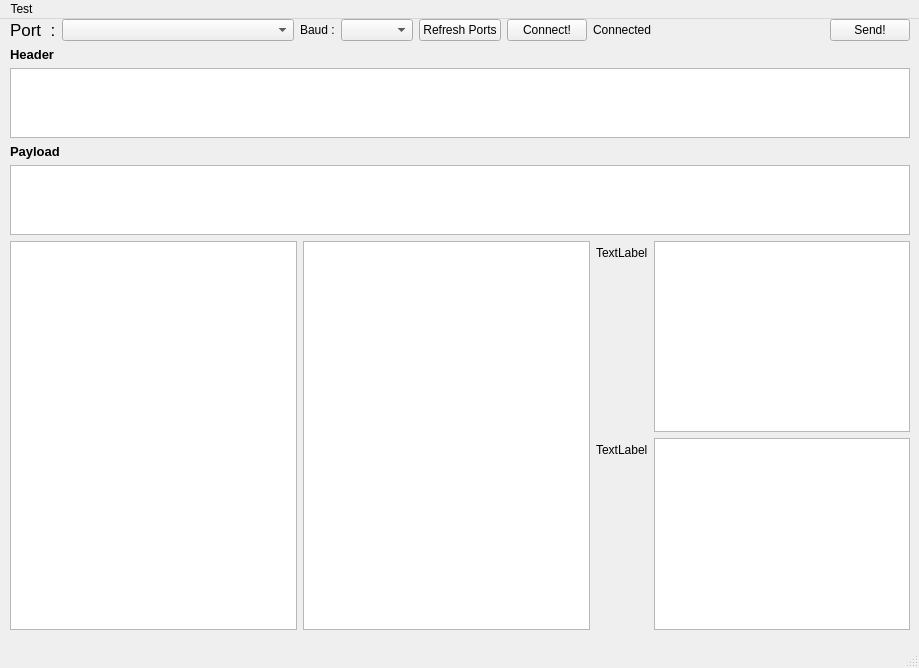
<?xml version="1.0" encoding="UTF-8"?>
<ui version="4.0">
 <class>MainWindow</class>
 <widget class="QMainWindow" name="MainWindow">
  <property name="geometry">
   <rect>
    <x>0</x>
    <y>0</y>
    <width>919</width>
    <height>668</height>
   </rect>
  </property>
  <property name="windowTitle">
   <string>MainWindow</string>
  </property>
  <widget class="QWidget" name="centralwidget">
   <widget class="QWidget" name="layoutWidget">
    <property name="geometry">
     <rect>
      <x>10</x>
      <y>0</y>
      <width>900</width>
      <height>611</height>
     </rect>
    </property>
    <layout class="QVBoxLayout" name="verticalLayout_Main" stretch="10,0,10,0,10,200">
     <item>
      <layout class="QHBoxLayout" name="horizontalLayout_PortConnectSend" stretch="0,20,0,0,0,5,20,5">
       <property name="spacing">
        <number>-1</number>
       </property>
       <property name="sizeConstraint">
        <enum>QLayout::SetDefaultConstraint</enum>
       </property>
       <property name="leftMargin">
        <number>0</number>
       </property>
       <property name="rightMargin">
        <number>0</number>
       </property>
       <item>
        <widget class="QLabel" name="label_PortText">
         <property name="font">
          <font>
           <pointsize>13</pointsize>
           <strikeout>false</strikeout>
           <kerning>true</kerning>
          </font>
         </property>
         <property name="text">
          <string>Port  :</string>
         </property>
        </widget>
       </item>
       <item>
        <widget class="QComboBox" name="comboBox_selectPort"/>
       </item>
       <item>
        <widget class="QLabel" name="label">
         <property name="text">
          <string>Baud :</string>
         </property>
        </widget>
       </item>
       <item>
        <widget class="QComboBox" name="comboBox_selectBaud"/>
       </item>
       <item>
        <widget class="QPushButton" name="pushButton_RefreshPorts">
         <property name="text">
          <string>Refresh Ports</string>
         </property>
        </widget>
       </item>
       <item>
        <widget class="QPushButton" name="pushButton_ConnectToPort">
         <property name="text">
          <string>Connect!</string>
         </property>
        </widget>
       </item>
       <item>
        <widget class="QLabel" name="label_ConnectionStatus">
         <property name="enabled">
          <bool>true</bool>
         </property>
         <property name="text">
          <string>Connected</string>
         </property>
        </widget>
       </item>
       <item>
        <widget class="QPushButton" name="pushButton_SendCommand">
         <property name="text">
          <string>Send!</string>
         </property>
        </widget>
       </item>
      </layout>
     </item>
     <item>
      <widget class="QLabel" name="label_2">
       <property name="font">
        <font>
         <pointsize>10</pointsize>
         <bold>true</bold>
        </font>
       </property>
       <property name="text">
        <string>Header</string>
       </property>
      </widget>
     </item>
     <item>
      <widget class="QTextEdit" name="textEdit_CommandHeader">
       <property name="verticalScrollBarPolicy">
        <enum>Qt::ScrollBarAlwaysOff</enum>
       </property>
      </widget>
     </item>
     <item>
      <widget class="QLabel" name="label_3">
       <property name="font">
        <font>
         <pointsize>10</pointsize>
         <bold>true</bold>
        </font>
       </property>
       <property name="text">
        <string>Payload</string>
       </property>
      </widget>
     </item>
     <item>
      <widget class="QTextEdit" name="textEdit_Payload">
       <property name="verticalScrollBarPolicy">
        <enum>Qt::ScrollBarAlwaysOff</enum>
       </property>
      </widget>
     </item>
     <item>
      <layout class="QHBoxLayout" name="horizontalLayout_CommandMaker">
       <item>
        <widget class="QListView" name="listView_Appname"/>
       </item>
       <item>
        <widget class="QListView" name="listView_CommandName"/>
       </item>
       <item>
        <layout class="QFormLayout" name="formLayout_SetArgs">
         <item row="0" column="0">
          <widget class="QLabel" name="label_9">
           <property name="text">
            <string>TextLabel</string>
           </property>
          </widget>
         </item>
         <item row="0" column="1">
          <widget class="QTextEdit" name="textEdit"/>
         </item>
         <item row="1" column="0">
          <widget class="QLabel" name="label_10">
           <property name="text">
            <string>TextLabel</string>
           </property>
          </widget>
         </item>
         <item row="1" column="1">
          <widget class="QTextEdit" name="textEdit_2"/>
         </item>
        </layout>
       </item>
      </layout>
     </item>
    </layout>
   </widget>
  </widget>
  <widget class="QMenuBar" name="menubar">
   <property name="geometry">
    <rect>
     <x>0</x>
     <y>0</y>
     <width>919</width>
     <height>24</height>
    </rect>
   </property>
   <widget class="QMenu" name="menuMain_Window">
    <property name="title">
     <string>Test</string>
    </property>
   </widget>
   <addaction name="menuMain_Window"/>
  </widget>
  <widget class="QStatusBar" name="statusbar"/>
 </widget>
 <resources/>
 <connections/>
</ui>
